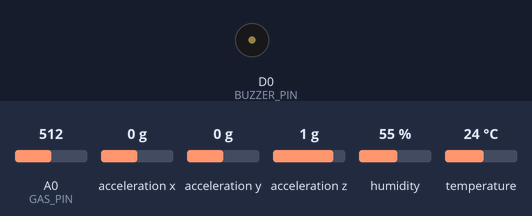
This sketch was run on a simulated ESP8266 (NodeMCU). On the bench: buzzer (waves = sounding, pin HIGH). The test bench sets the inputs (shaded band); at power-on: A0 (GAS_PIN) = 512, acceleration x 0 g, acceleration y 0 g, acceleration z 1 g, humidity 55 %, temperature 24 °C. WiFi joins after 1.5 s; servers stay silent unless stated; uploads are accepted with an empty reply; what the sketch prints to the serial monitor is not drawn.

Above: at 0.1 s.
At 1.6 s:
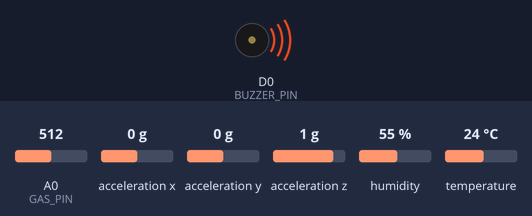
Timing chart, 0 to 3.1 s (numbered marks = the images above):
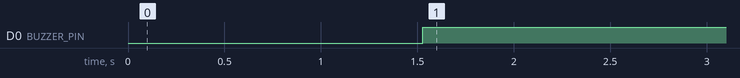

Measured:
- by itself, D0 (BUZZER_PIN): LOW → HIGH at 1.5 s

The sketch:

coling.ino
```cpp
#include <ESP8266WiFi.h>
#include <FirebaseESP8266.h>
#include <DHT.h>
#include <Adafruit_ADXL345_U.h>
#include <ESP8266HTTPClient.h>
#include <WiFiClientSecure.h>

// Wi-Fi Credentials
#define WIFI_SSID "YOUR_WIFI_SSID"
#define WIFI_PASSWORD "YOUR_WIFI_PASSWORD"

// Firebase Project Credentials
#define FIREBASE_HOST "YOUR_FIREBASE_PROJECT.firebaseio.com"
#define FIREBASE_AUTH "YOUR_FIREBASE_DATABASE_SECRET"

// Google Sheets Web App URL
const char* googleScriptUrl = "YOUR_GOOGLE_APPS_SCRIPT_URL";

// Initialize Firebase and JSON objects
FirebaseData firebaseData;
FirebaseJson json;
FirebaseConfig config;
FirebaseAuth auth;

// Define DHT Sensor (Temperature and Humidity)
#define DHTPIN D6
#define DHTTYPE DHT11
DHT dht(DHTPIN, DHTTYPE);

// Define Gas and Smoke Sensors
#define GAS_PIN A0
#define SMOKE_PIN D5

// Define Buzzer
#define BUZZER_PIN D0

// Define Accelerometer
Adafruit_ADXL345_Unified accel = Adafruit_ADXL345_Unified(12345);

// Use WiFiClientSecure for HTTPS
WiFiClientSecure client;

void setup() {
  Serial.begin(115200);
  client.setInsecure(); // Bypass SSL validation for testing

  // Connect to Wi-Fi
  WiFi.begin(WIFI_SSID, WIFI_PASSWORD);
  while (WiFi.status() != WL_CONNECTED) {
    delay(500);
    Serial.print(".");
  }
  Serial.println("Connected to Wi-Fi");

  // Configure Firebase
  config.host = FIREBASE_HOST;
  config.signer.tokens.legacy_token = FIREBASE_AUTH;
  Firebase.begin(&config, &auth);
  Firebase.reconnectWiFi(true);

  // Initialize DHT Sensor
  dht.begin();

  // Initialize Gas and Smoke Sensors
  pinMode(GAS_PIN, INPUT);
  pinMode(SMOKE_PIN, INPUT);

  // Initialize Buzzer
  pinMode(BUZZER_PIN, OUTPUT);
  digitalWrite(BUZZER_PIN, LOW);

  // Initialize Accelerometer
  if (!accel.begin()) {
    Serial.println("Accelerometer not detected!");
    while (1);
  }
  accel.setRange(ADXL345_RANGE_16_G);
  Serial.println("Setup complete.");
}

// Function to create JSON payload for Google Sheets
String createJsonPayload(float temperature, float humidity, int gasLevel, int smokeLevel, bool buzzerStatus, float accelX, float accelY, float accelZ) {
  String payload = "{";
  payload += "\"Temperature\":" + String(temperature) + ",";
  payload += "\"Humidity\":" + String(humidity) + ",";
  payload += "\"Gas_Level\":" + String(gasLevel) + ",";
  payload += "\"Smoke_Level\":" + String(smokeLevel) + ",";
  payload += "\"Buzzer_Status\":\"" + String(buzzerStatus ? "ON" : "OFF") + "\",";
  payload += "\"Accelerometer_X\":" + String(accelX) + ",";
  payload += "\"Accelerometer_Y\":" + String(accelY) + ",";
  payload += "\"Accelerometer_Z\":" + String(accelZ);
  payload += "}";
  return payload;
}

// Function to send data to Firebase and update existing values
void sendDataToFirebase(float temperature, float humidity, int gasLevel, int smokeLevel, bool buzzerStatus, float accelX, float accelY, float accelZ) {
  json.clear();
  json.set("Temperature", temperature);
  json.set("Humidity", humidity);
  json.set("Gas_Level", gasLevel);
  json.set("Smoke_Level", smokeLevel);
  json.set("Buzzer_Status", buzzerStatus ? "ON" : "OFF");
  json.set("Accelerometer/X", accelX);
  json.set("Accelerometer/Y", accelY);
  json.set("Accelerometer/Z", accelZ);

  // Use updateNode instead of pushJSON to overwrite existing data at /sensorData
  if (Firebase.updateNode(firebaseData, "/sensorData", json)) {
    Serial.println("Data updated in Firebase successfully");
  } else {
    Serial.print("Error updating data in Firebase: ");
    Serial.println(firebaseData.errorReason());
  }
}


// Function to send data to Google Sheets
void sendDataToGoogleSheets(String jsonPayload) {
  if (WiFi.status() == WL_CONNECTED) {
    HTTPClient http;
    http.begin(client, googleScriptUrl);
    http.addHeader("Content-Type", "application/json");

    int httpResponseCode = http.POST(jsonPayload);

    if (httpResponseCode > 0) {
      Serial.println("Data sent to Google Sheets successfully");
    } else {
      Serial.print("Error sending data to Google Sheets: ");
      Serial.println(httpResponseCode);
    }

    http.end();
  }
}

void loop() {
  // Read sensor data
  float temperature = dht.readTemperature();
  float humidity = dht.readHumidity();
  int gasLevel = analogRead(GAS_PIN);
  int smokeLevel = analogRead(SMOKE_PIN);

  sensors_event_t event;
  accel.getEvent(&event);
  float accelX = event.acceleration.x;
  float accelY = event.acceleration.y;
  float accelZ = event.acceleration.z;

  // Buzzer control
  bool buzzerStatus = (gasLevel > 400 || smokeLevel > 400);
  digitalWrite(BUZZER_PIN, buzzerStatus ? HIGH : LOW);

  // Send data to Firebase
  sendDataToFirebase(temperature, humidity, gasLevel, smokeLevel, buzzerStatus, accelX, accelY, accelZ);

  // Send data to Google Sheets
  String jsonPayload = createJsonPayload(temperature, humidity, gasLevel, smokeLevel, buzzerStatus, accelX, accelY, accelZ);
  sendDataToGoogleSheets(jsonPayload);

  delay(60000); // Send data every 1 minute
}
```
